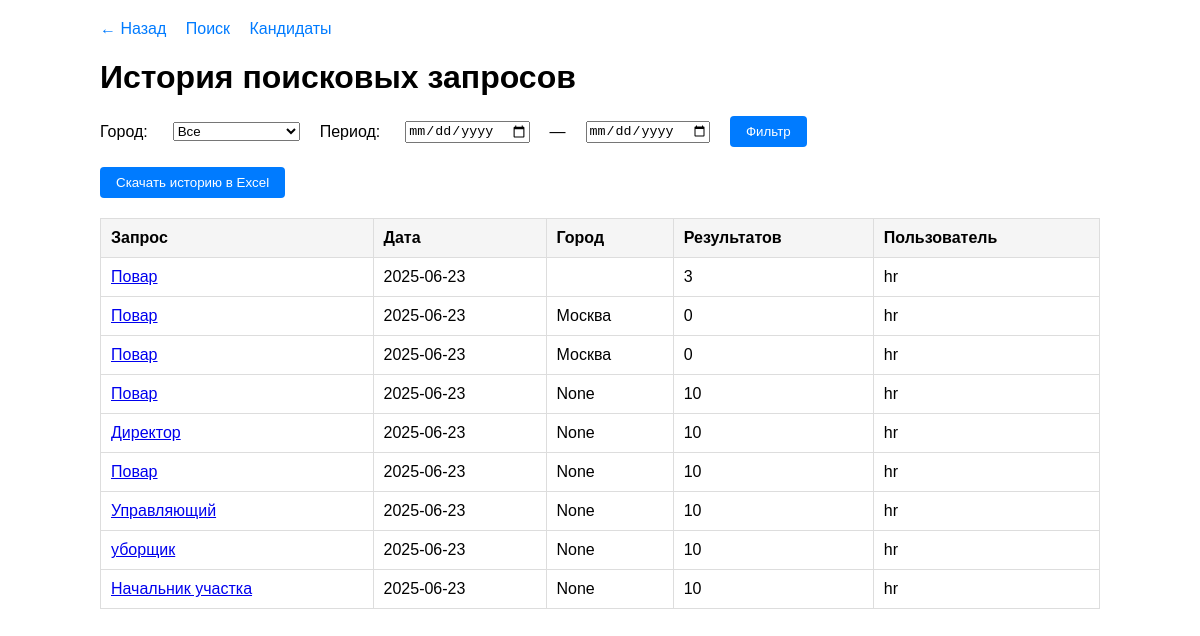
The app's page /history (signed in) with its own data.
### models.py (models this page shows)
class SearchHistory(Base):
    __tablename__ = "search_history"
    id = Column(Integer, primary_key=True, index=True)
    query = Column(String)
    city = Column(String)
    results = Column(Integer)
    date = Column(DateTime, default=datetime.utcnow)
    user_id = Column(Integer, ForeignKey("users.id"))
    user = relationship("User", back_populates="history")

class User(Base):
    __tablename__ = "users"
    id = Column(Integer, primary_key=True, index=True)
    username = Column(String, unique=True)
    hashed_password = Column(String)
    created_at = Column(DateTime, default=datetime.utcnow)
    role = Column(String, default="hr")  # hr, admin, dean
    last_activity = Column(DateTime, default=datetime.utcnow)
    history = relationship("SearchHistory", back_populates="user")
    candidates = relationship("Candidate", back_populates="user")
    actions = relationship("UserAction", back_populates="user")

### routers/search.py (the view)
@router.get("/history", response_class=HTMLResponse)
def get_history(request: Request, db: Session = Depends(get_db), current_user: models.User = Depends(get_current_user), city: str = "", start: str = "", end: str = ""):
    update_user_activity(db, current_user)
    query = db.query(models.SearchHistory).options(joinedload(models.SearchHistory.user))
    if current_user.role != "dean":
        query = query.filter(models.SearchHistory.user_id == current_user.id)
    if city: query = query.filter(models.SearchHistory.city.ilike(f"%{city}%"))
    if start: query = query.filter(models.SearchHistory.date >= start)
    if end: query = query.filter(models.SearchHistory.date <= end)
    results = query.order_by(models.SearchHistory.date.desc()).all()
    return templates.TemplateResponse("history.html", {"request": request, "history": results, "current_user": current_user})

### templates/history.html (shortened to what this page needs)
<!DOCTYPE html>
<html lang="ru">
<head>
</head>
<body>
  <div class="nav-links">
    <a href="/dashboard">← Назад</a>
    <a href="/search">Поиск</a>
    <a href="/candidates">Кандидаты</a>
  </div>
  <h1>История поисковых запросов</h1>
  <form class="filter-form" method="get" action="/history">
    <label>Город:</label>
    <select name="city">
      <option value="">Все</option>
    </select>
    <label>Период:</label>
    <input type="date" name="start"> —
    <input type="date" name="end">
    <button type="submit">Фильтр</button>
  </form>
  <form class="download-form" method="get" action="/history/download">
    <button type="submit">Скачать историю в Excel</button>
  </form>
  <table>
    <tr>
      <th>Запрос</th>
      <th>Дата</th>
      <th>Город</th>
      <th>Результатов</th>
      {% if current_user.role == 'dean' %}
      <th>Пользователь</th>
      {% endif %}
    </tr>
    {% for row in history %}
    <tr>
      <td><a href="/history/result/{{ row.id }}">{{ row.query }}</a></td>
      <td>{{ row.date.strftime("%Y-%m-%d") }}</td>
      <td>{{ row.city }}</td>
      <td>{{ row.results }}</td>
      {% if current_user.role == 'dean' %}
      <td>{{ row.user.username }}</td>
      {% endif %}
    </tr>
    {% endfor %}
  </table>
</body>
</html>

### templates/history.html (style rules this page uses)
body { font-family: Arial, sans-serif; max-width: 1000px; margin: 0 auto; padding: 20px; }
.nav-links { margin-bottom: 20px; }
.nav-links a { margin-right: 15px; text-decoration: none; color: #007bff; }
h1 { margin-bottom: 20px; }
.filter-form { display: flex; gap: 20px; align-items: center; margin-bottom: 20px; }
.filter-form label { margin-right: 5px; }
.download-form { margin-bottom: 20px; }
button { background: #007bff; color: white; border: none; padding: 8px 16px; border-radius: 4px; cursor: pointer; }
table { width: 100%; border-collapse: collapse; margin-top: 10px; }
th, td { padding: 10px; text-align: left; border: 1px solid #ddd; }
th { background-color: #f5f5f5; }

### records on screen
SearchHistory: query "Повар", date "2025-06-23", results "3", user.username "hr"
SearchHistory: query "Повар", date "2025-06-23", city "Москва", results "0", user.username "hr"
SearchHistory: query "Повар", date "2025-06-23", city "Москва", results "0", user.username "hr"
SearchHistory: query "Повар", date "2025-06-23", city "None", results "10", user.username "hr"
SearchHistory: query "Директор", date "2025-06-23", city "None", results "10", user.username "hr"
SearchHistory: query "Повар", date "2025-06-23", city "None", results "10", user.username "hr"
SearchHistory: query "Управляющий", date "2025-06-23", city "None", results "10", user.username "hr"
SearchHistory: query "уборщик", date "2025-06-23", city "None", results "10", user.username "hr"
SearchHistory: query "Начальник участка", date "2025-06-23", city "None", results "10", user.username "hr"
